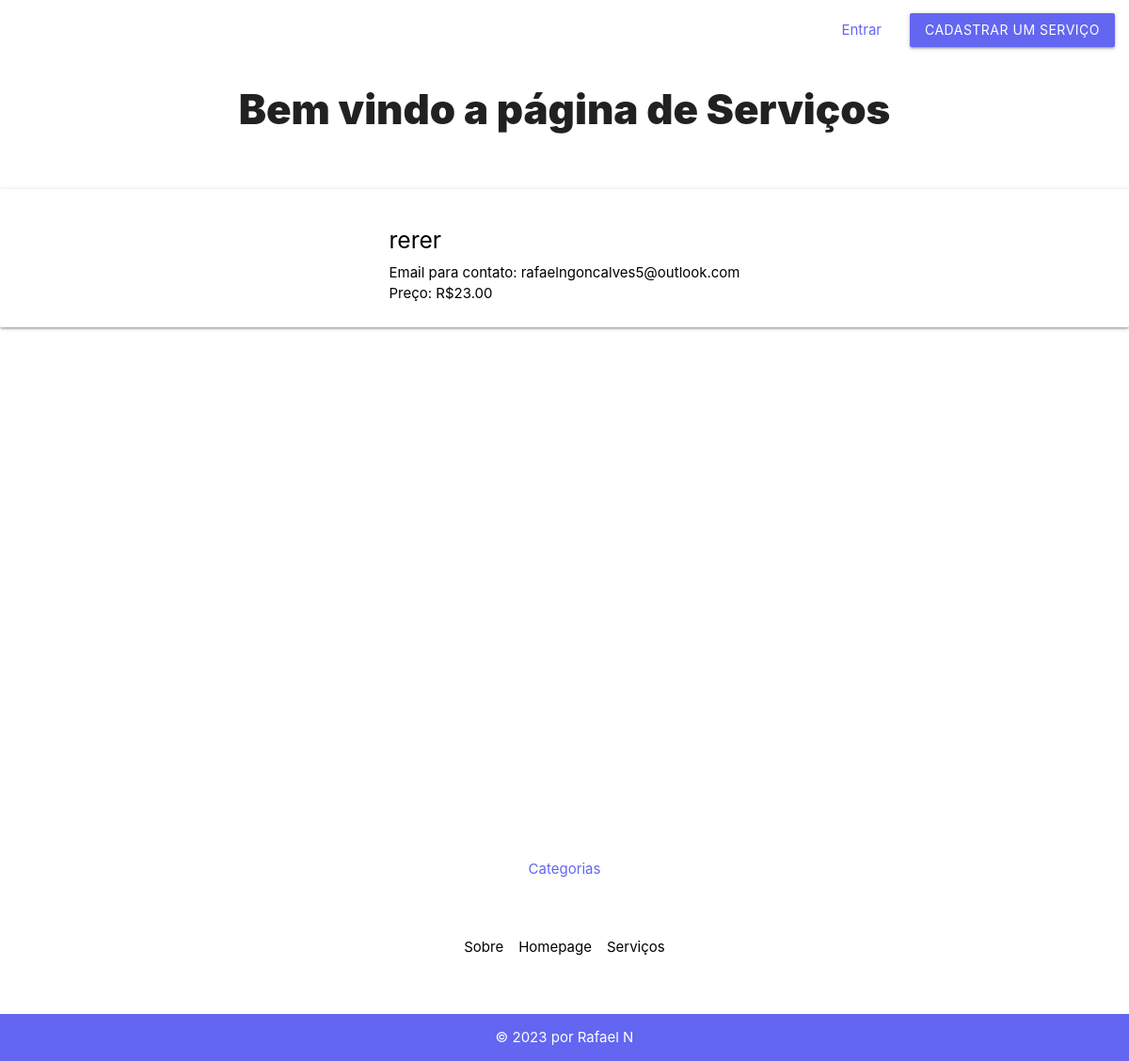
The app's page /servicosapp/servicos/, older data.
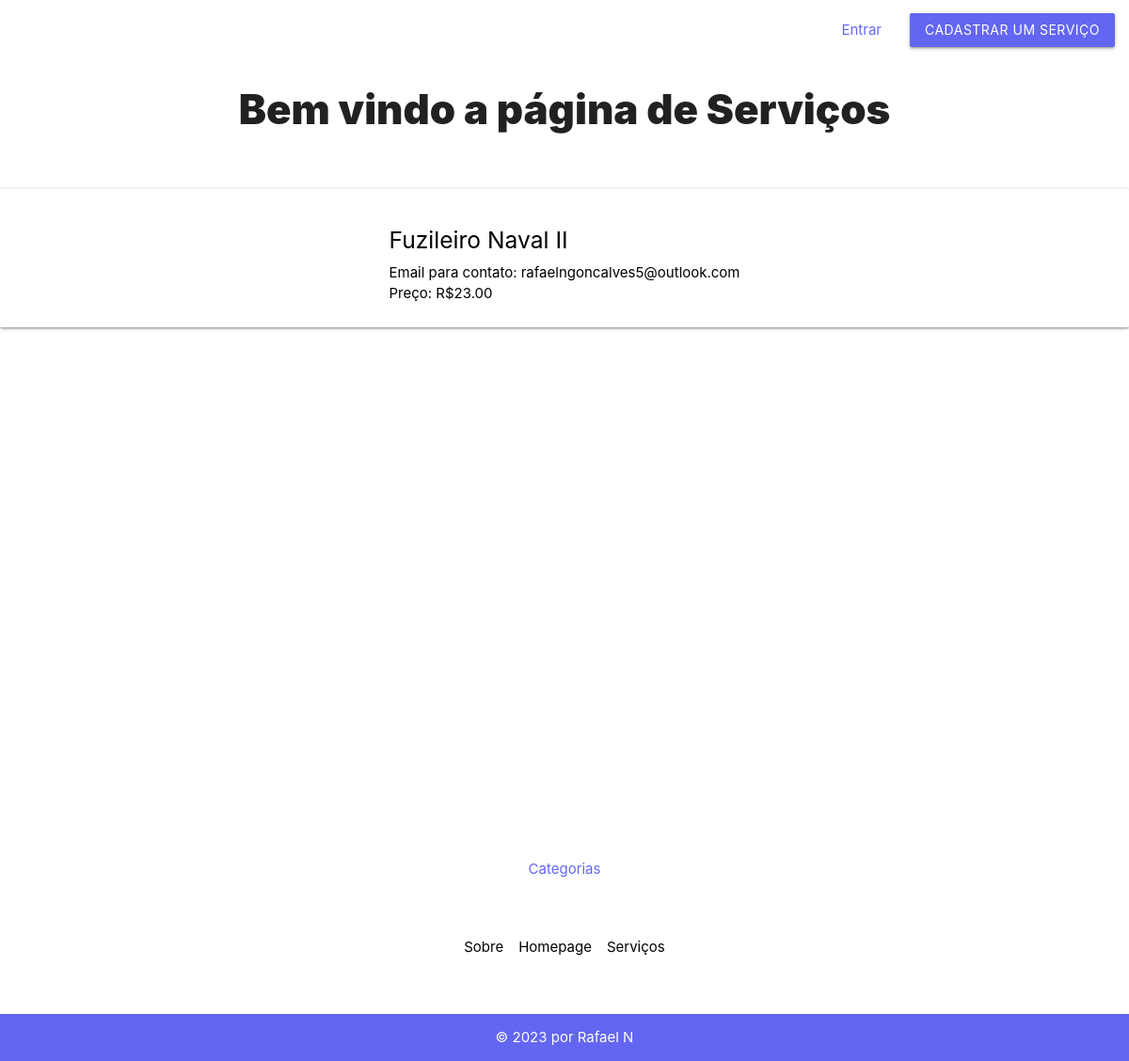
The same page, newer data.
### servicosapp/models.py (models this page shows)
class Servico(models.Model):
    id_servico = models.AutoField(primary_key=True)
    fk_usuario = models.ForeignKey(auth_user, on_delete=models.DO_NOTHING, null=True)
    fk_categoria = models.ForeignKey(Categoria, on_delete=models.CASCADE, null=True)
    titulo = models.CharField(max_length=150, null=False)
    descricao = models.CharField(max_length=150, default=None)
    email = models.CharField(max_length=150, null=False)
    telefone_1 = models.CharField(max_length=50, null=True)
    telefone_2 = models.CharField(max_length=50, null=True)
    preco = models.IntegerField(default=0, null=True)
    data_pub = models.DateTimeField("Data de publicação", default=django.utils.timezone.now, null=True)
    def __str__(self):
        return self.titulo

### servicosapp/views.py (the view)
# urls.py: path('servicos/', views.index_servicos, name="index_servicos"),
def index_servicos(request):
       servicos = Servico.objects.all()
       context = {
              'servicos': servicos
       }
       return render(request, 'servicosapp/servicos/index.html', context)

### servicosapp/templates/servicosapp/servicos/index.html
{% extends 'base.html' %}
{% block content %}
<h3>Bem vindo a página de Serviços</h3>
<div class="card-panel" style="margin-top: 4em;display: flex; justify-content: center; align-items: center;">
    {% if servicos %}
    <ul>
        {% for servico in servicos %}
        <a id="ancora-servicos" href="{% url 'servicosapp:detalhes_servicos' servico.id_servico %}">
            <h5>{{ servico }}</h5>
            <li>Email para contato: {{ servico.email }}</li>
            <li>Preço: R${{ servico.preco }}.00</li>
        </a>
        {% endfor %}
    </ul>
</div>
{% else %}
<p style="text-align: center; margin-top: 4em;">Não há serviços cadastrados!</p>
{% endif %}
{% endblock content %}

Row changes from the older to the newer data that the page shows:
changed Servico "rafaelngoncalves5@outlook.com": titulo "rerer" → "Fuzileiro Naval II"
